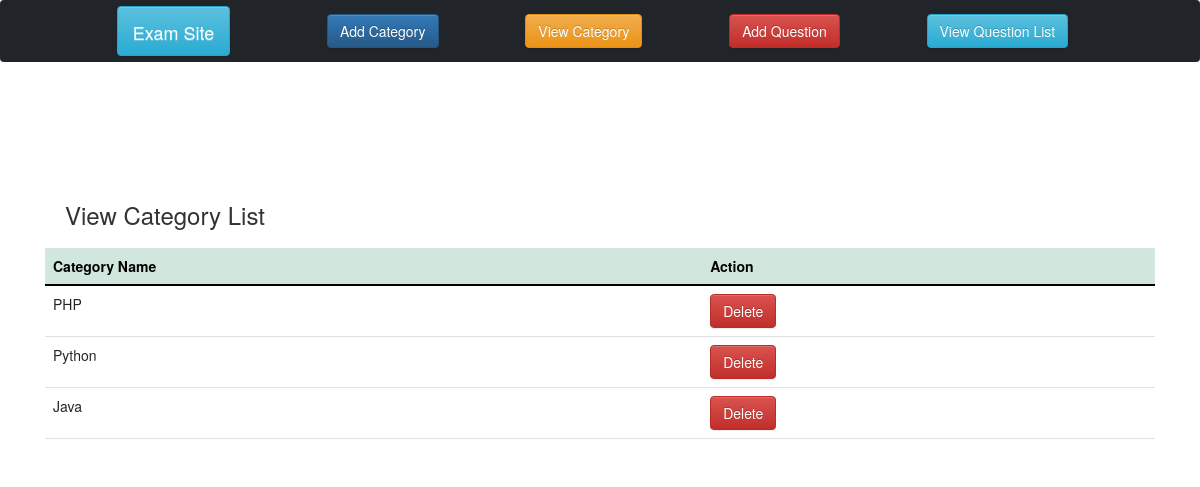
Screenshot of /admin/view_category.php with the database file from the repository.
### tables this page shows
CREATE TABLE `category` (
  `id` int(11) NOT NULL,
  `cat_name` varchar(255) NOT NULL
);

### admin/functions.php (the view, shortened to what this page needs)
<?php
include "../config/connection.php";
class Admin{
public function show_cat(){
    global $conn;
             $query = "SELECT * FROM category";
             $view_cat = mysqli_query($conn,$query);
             while($row = mysqli_fetch_assoc($view_cat)) {
                $id = $row['id'];
                $cat_name  = $row['cat_name'];
                echo "<tr>";
                echo " <td>$cat_name</td>";
                echo " <td><a data-href='delete.php?link=$id' data-toggle='modal' data-target='#delete' > <button  type='button' class='btn btn-danger ''>Delete</button> </a></td> ";
                echo "</tr>";
            }
   }
}
?>

### rows the page displays
category: cat_name "PHP"
category: cat_name "Python"
category: cat_name "Java"
